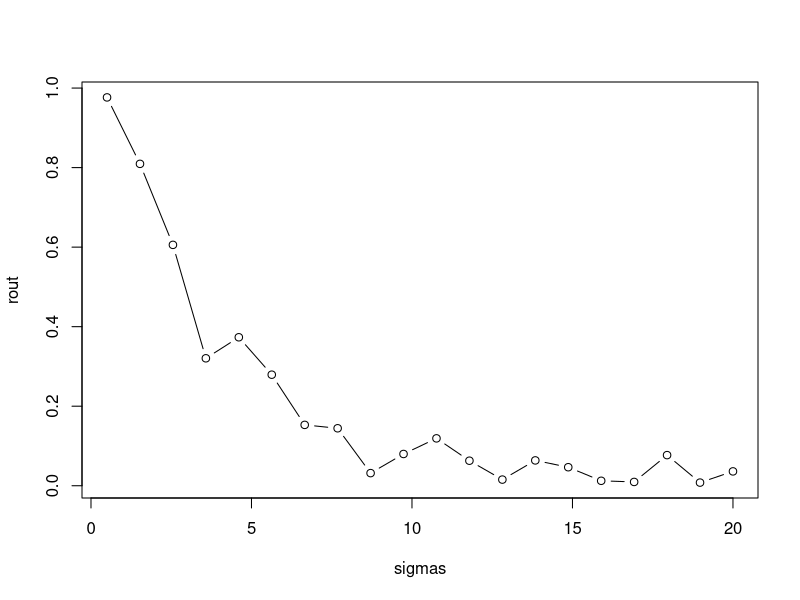

Recreate this plot in R.
## ---- chunk 1
r2.0 <- function(sig){
  # our predictor
  x <- seq(1,10,length.out = 100)   
  # our response; a function of x plus some random noise
  y <- 2 + 1.2*x + rnorm(100,0,sd = sig) 
  # print the R-squared value
  summary(lm(y ~ x))$r.squared          
}
sigmas <- seq(0.5,20,length.out = 20)
 # apply our function to a series of sigma values
rout <- sapply(sigmas, r2.0)            
plot(rout ~ sigmas, type="b")
